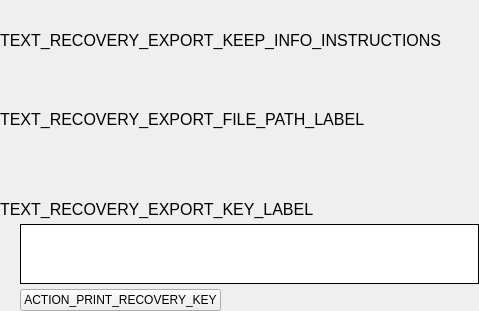
<?xml version="1.0" encoding="UTF-8"?>
<ui version="4.0">
 <class>DeviceRecoveryExportPage2Widget</class>
 <widget class="QWidget" name="DeviceRecoveryExportPage2Widget">
  <property name="geometry">
   <rect>
    <x>0</x>
    <y>0</y>
    <width>479</width>
    <height>311</height>
   </rect>
  </property>
  <property name="windowTitle">
   <string>Form</string>
  </property>
  <layout class="QVBoxLayout" name="verticalLayout">
   <property name="spacing">
    <number>20</number>
   </property>
   <property name="leftMargin">
    <number>0</number>
   </property>
   <property name="topMargin">
    <number>0</number>
   </property>
   <property name="rightMargin">
    <number>0</number>
   </property>
   <property name="bottomMargin">
    <number>0</number>
   </property>
   <item>
    <layout class="QHBoxLayout" name="horizontalLayout">
     <item>
      <widget class="QLabel" name="label">
       <property name="font">
        <font>
         <pointsize>12</pointsize>
        </font>
       </property>
       <property name="text">
        <string>TEXT_RECOVERY_EXPORT_KEEP_INFO_INSTRUCTIONS</string>
       </property>
       <property name="wordWrap">
        <bool>true</bool>
       </property>
      </widget>
     </item>
    </layout>
   </item>
   <item>
    <layout class="QVBoxLayout" name="verticalLayout_2">
     <property name="spacing">
      <number>5</number>
     </property>
     <item>
      <widget class="QLabel" name="label_2">
       <property name="font">
        <font>
         <pointsize>12</pointsize>
        </font>
       </property>
       <property name="text">
        <string>TEXT_RECOVERY_EXPORT_FILE_PATH_LABEL</string>
       </property>
      </widget>
     </item>
     <item>
      <layout class="QHBoxLayout" name="horizontalLayout_3">
       <property name="leftMargin">
        <number>20</number>
       </property>
       <item>
        <widget class="ClickableLabel" name="label_file_path">
         <property name="text">
          <string/>
         </property>
        </widget>
       </item>
      </layout>
     </item>
    </layout>
   </item>
   <item>
    <layout class="QVBoxLayout" name="verticalLayout_3">
     <property name="spacing">
      <number>5</number>
     </property>
     <property name="bottomMargin">
      <number>0</number>
     </property>
     <item>
      <widget class="QLabel" name="label_4">
       <property name="font">
        <font>
         <pointsize>12</pointsize>
        </font>
       </property>
       <property name="text">
        <string>TEXT_RECOVERY_EXPORT_KEY_LABEL</string>
       </property>
      </widget>
     </item>
     <item>
      <layout class="QHBoxLayout" name="horizontalLayout_4">
       <property name="leftMargin">
        <number>20</number>
       </property>
       <item>
        <widget class="QTextEdit" name="edit_passphrase">
         <property name="sizePolicy">
          <sizepolicy hsizetype="Preferred" vsizetype="Minimum">
           <horstretch>0</horstretch>
           <verstretch>0</verstretch>
          </sizepolicy>
         </property>
         <property name="maximumSize">
          <size>
           <width>16777215</width>
           <height>60</height>
          </size>
         </property>
         <property name="font">
          <font>
           <pointsize>12</pointsize>
          </font>
         </property>
         <property name="frameShape">
          <enum>QFrame::Box</enum>
         </property>
         <property name="frameShadow">
          <enum>QFrame::Plain</enum>
         </property>
         <property name="undoRedoEnabled">
          <bool>false</bool>
         </property>
         <property name="readOnly">
          <bool>true</bool>
         </property>
         <property name="acceptRichText">
          <bool>false</bool>
         </property>
        </widget>
       </item>
      </layout>
     </item>
     <item>
      <layout class="QHBoxLayout" name="horizontalLayout_2">
       <property name="spacing">
        <number>5</number>
       </property>
       <property name="leftMargin">
        <number>20</number>
       </property>
       <item>
        <widget class="QPushButton" name="button_print">
         <property name="text">
          <string>ACTION_PRINT_RECOVERY_KEY</string>
         </property>
        </widget>
       </item>
       <item>
        <spacer name="horizontalSpacer">
         <property name="orientation">
          <enum>Qt::Horizontal</enum>
         </property>
         <property name="sizeHint" stdset="0">
          <size>
           <width>40</width>
           <height>20</height>
          </size>
         </property>
        </spacer>
       </item>
      </layout>
     </item>
    </layout>
   </item>
  </layout>
 </widget>
 <customwidgets>
  <customwidget>
   <class>ClickableLabel</class>
   <extends>QLabel</extends>
   <header>parsec.core.gui.custom_widgets</header>
  </customwidget>
 </customwidgets>
 <resources/>
 <connections/>
</ui>
